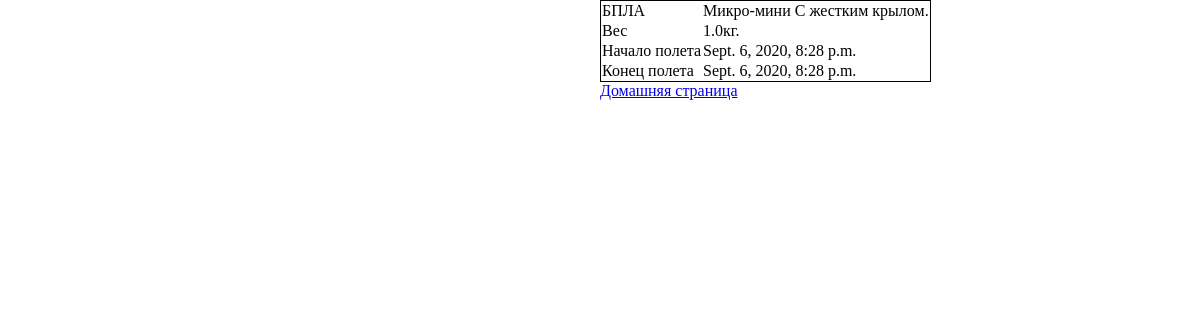
Screenshot of /flightAnalytics/3/ with the database file from the repository.
### flightBAS/models.py (models this page shows, shortened)
class Flight(models.Model):
    owner = models.ForeignKey(User, on_delete = models.CASCADE)
    dron = models.ForeignKey(Bas, on_delete = models.CASCADE)
    start_flight = models.DateTimeField(null = True)
    end_flight = models.DateTimeField(null = True)
    polygon = jsonfield.JSONField()
    class Meta:
        verbose_name = 'Полет'
        verbose_name_plural = 'Полеты'

### regBAS/models.py (models this page shows, shortened)
class Bas(models.Model):
    types = (
        ("С жестким крылом", "С жестким крылом"),
        ("С гибким крылом", "С гибким крылом"),
        ("С вращающимся крылом", "С вращающимся крылом"),
        ("С машущим крылом", "С машущим крылом"),
        ("Аэростатические", "Аэростатические")
    )
    classifications = (
        ("Микро-мини", "Микро-мини"),
        ("Лёгкий малого радиуса", "Лёгкий малого радиуса"),
        ("Лёгкий среднего радиуса", "Лёгкий среднего радиуса"),
        ("Средний", "Средний"),
        ("Средне-тяжелый", "Средне-тяжелый"),
        ("Тяжелый среднего радиуса", "Тяжелый среднего радиуса"),
        ("Тяжелый с продолжительным полетом", "Тяжелый с продолжительным полетом"),
        ("Боевой", "Боевой")
    )
    verify = (
        ("На проверке", "На проверке"),
        ("Верифирован", "Верифирован"),
        ("Отказ", "Отказ")
    )
    owner = models.ForeignKey(User, on_delete = models.CASCADE)
    type = models.CharField("Тип БПЛА", choices = types, max_length = 64)
    classification = models.CharField("Класс БПЛА", choices = classifications, max_length = 64)
    weight = models.FloatField("Вес БПЛА")
    photo = models.ImageField(upload_to='BPLA_images')
    verification = models.CharField("Статус верификации", choices = verify, max_length = 64)
    class Meta:
        verbose_name = 'БПЛА'
        verbose_name_plural = 'БПЛА'

### analytics/views.py (the view)
# urls.py: path('flightAnalytics/<int:id>/', analytics.views.flight_analytics, name='flight_analytics'),
def flight_analytics(request, id):
	flight = fb.Flight.objects.get(id = id)
	context = {"flight": flight}
	return render(request, "analytics/analytics.html", context)

### analytics/templates/analytics/analytics.html (shortened to what this page needs)
{% load static from staticfiles %}
<!doctype html>
<html>
    <head>
        <link href="https://api.tiles.mapbox.com/mapbox-gl-js/v0.44.0/mapbox-gl.css" rel="stylesheet" />
    </head>
    <body>
        <div class="info">
            <table class="table-info">
                <tr>
                    <td>
                        БПЛА
                    </td>
                    <td>
                        {{ flight.dron.classification}} {{ flight.dron.type}}.
                    </td>
                </tr>
                <tr>
                    <td>Вес</td>
                    <td>{{ flight.dron.weight }}кг.</td>
                </tr>
                <tr>
                    <td>Начало полета</td>
                    <td>{{ flight.start_flight }}</td>
                </tr>
                <tr>
                    <td>Конец полета</td>
                    <td>{{ flight.end_flight }}</td>
                </tr>
            </table>
            <a href="{% url 'homepage' %}">Домашняя страница</a>
        </div>
        <div id="map" class="map"></div>
    </body>
</html>

### analytics/templates/analytics/analytics.html (style rules this page uses)
body { margin: 0; padding: 0; }
.map { display: inline-block; position: absolute; width: 50%; height: 50%; top: 0; }
.info { width: 50%; height: 50%; float: right; }
.table-info { border: 1px solid black; border-collapse: collapse; }

### rows the page displays
Flight: dron.classification "Микро-мини", dron.type "С жестким крылом", dron.weight "1.0", start_flight "Sept. 6, 2020, 8:28 p.m.", end_flight "Sept. 6, 2020, 8:28 p.m."
